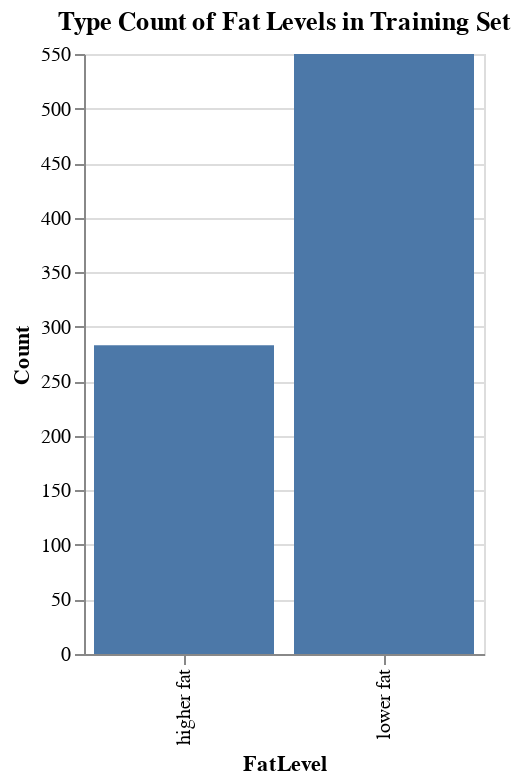

Notebook code cell kept with this figure:
### Code cell
#Lets turn this into a simple bar chart to visualize these numbers easier.
fat_chart = (alt.Chart(fat_level_count, width = 200)
             .mark_bar()
             .encode(x = 'FatLevel',
                    y = 'Count')
             .properties(title = 'Type Count of Fat Levels in Training Set'))
             
fat_chart

### Figure 1 — Vega-Lite specification as saved in the notebook (floating-point values rounded to 4 significant figures)
{"config": {"view": {"continuousWidth": 400, "continuousHeight": 300}}, "data": {"name": "data-f027e5e6735aa665e6e4deb76376a02d"}, "mark": "bar", "encoding": {"x": {"type": "nominal", "field": "FatLevel"}, "y": {"type": "quantitative", "field": "Count"}}, "title": "Type Count of Fat Levels in Training Set", "width": 200, "$schema": "https://vega.github.io/schema/vega-lite/v4.8.1.json", "datasets": {"data-f027e5e6735aa665e6e4deb76376a02d": [{"FatLevel": "lower fat", "Count": 550}, {"FatLevel": "higher fat", "Count": 283}]}}
